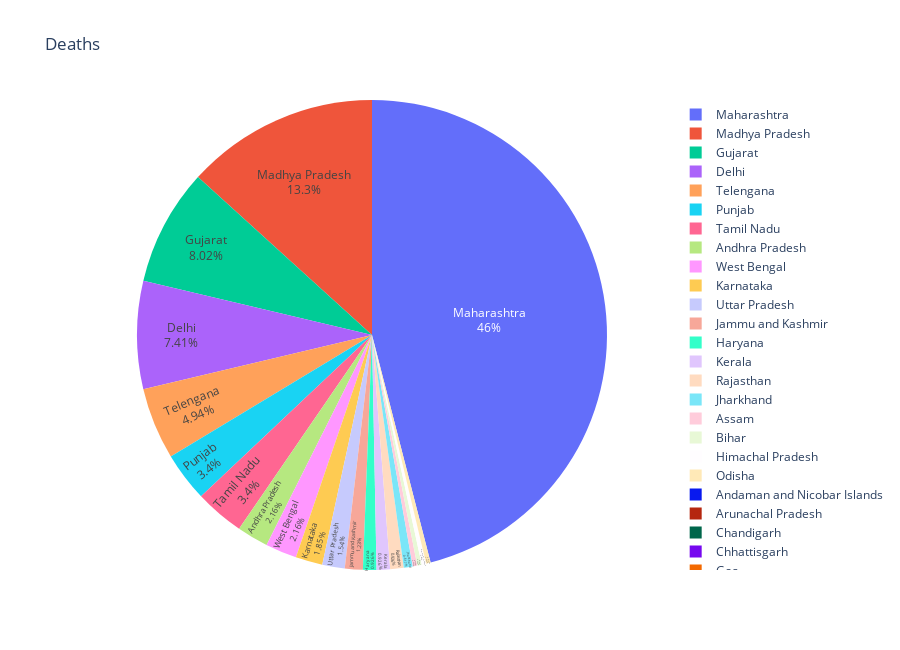

This figure's notebook cell:
### Markdown cell above
### Deaths pie chart

### Code cell
fig = px.pie(date_table.loc[date_table.last_valid_index()], values='Deaths', names='State/UnionTerritory', title='Deaths')
fig.update_layout(
    autosize=False,
    width=900,
    height=650)
fig.update_traces(textposition='inside', textinfo='percent+label')
fig.show()

### Figure 1 — Plotly figure (JSON) as saved in the notebook; plotly's stock layout.template omitted (floating-point values rounded to 4 significant figures)
{"data": [{"domain": {"x": [0, 1], "y": [0, 1]}, "hovertemplate": "State/UnionTerritory=%{label}<br>Deaths=%{value}<extra></extra>", "labels": ["Andaman and Nicobar Islands", "Andhra Pradesh", "Arunachal Pradesh", "Assam", "Bihar", "Chandigarh", "Chhattisgarh", "Delhi", "Goa", "Gujarat", "Haryana", "Himachal Pradesh", "Jammu and Kashmir", "Jharkhand", "Karnataka", "Kerala", "Ladakh", "Madhya Pradesh", "Maharashtra", "Manipur", "Mizoram", "Nagaland", "Odisha", "Puducherry", "Punjab", "Rajasthan", "Tamil Nadu", "Telengana", "Tripura", "Uttar Pradesh", "Uttarakhand", "West Bengal"], "legendgroup": "", "name": "", "showlegend": true, "textinfo": "percent+label", "textposition": "inside", "type": "pie", "values": [0, 7, 0, 1, 1, 0, 0, 24, 0, 26, 3, 1, 4, 2, 6, 3, 0, 43, 149, 0, 0, 0, 1, 0, 11, 3, 11, 16, 0, 5, 0, 7]}], "layout": {"autosize": false, "height": 650, "legend": {"tracegroupgap": 0}, "title": {"text": "Deaths"}, "width": 900}}
